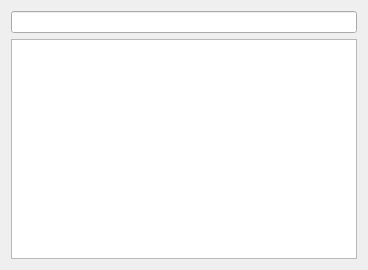
<?xml version="1.0" encoding="UTF-8"?>
<ui version="4.0">
 <class>FileView</class>
 <widget class="QWidget" name="FileView">
  <property name="geometry">
   <rect>
    <x>0</x>
    <y>0</y>
    <width>368</width>
    <height>270</height>
   </rect>
  </property>
  <property name="windowTitle">
   <string>FileView</string>
  </property>
  <layout class="QGridLayout" name="gridLayout">
   <item row="0" column="0">
    <layout class="QVBoxLayout" name="verticalLayout">
     <item>
      <widget class="QLineEdit" name="lineEdit"/>
     </item>
     <item>
      <widget class="QListView" name="listView"/>
     </item>
    </layout>
   </item>
  </layout>
 </widget>
 <layoutdefault spacing="6" margin="11"/>
 <resources/>
 <connections/>
</ui>
